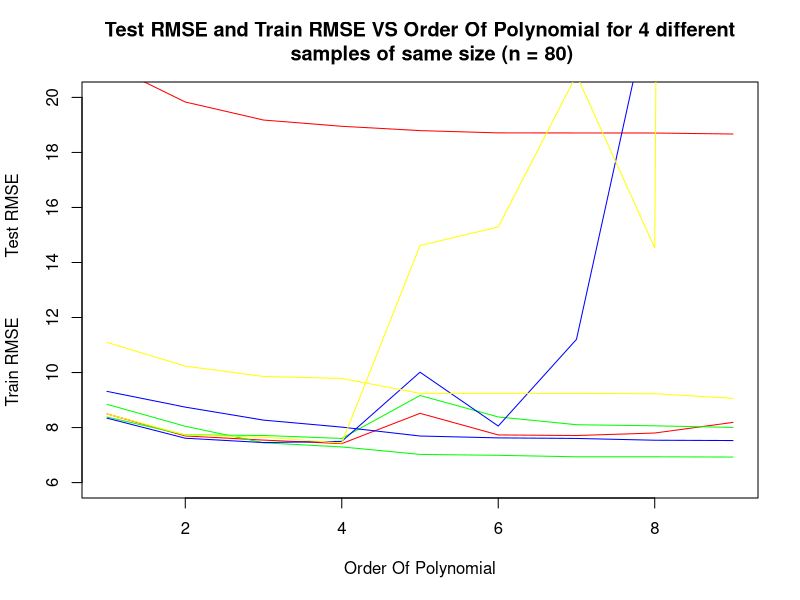

Write the R code that produced this figure.
#change the current working directory to the following directory
setwd(dir = "C:/Users/Karan/Documents/Praxis Material/Machine Learning/Polynomial regression assignment" )

fram = read.csv("RealEstateValuation.csv")

color = list("green", "blue", "yellow")

#creating training and test data
set.seed(1)
random_number_list = sample(1:nrow(fram))
k = 0.8 * nrow(fram)
train_set = fram[random_number_list[1:k], ]
m = as.integer(k) + 1
test_set  = fram[random_number_list[m:nrow(fram)], ]

set.seed(10)
train_list = sample(1:nrow(train_set), 80)
train_data = train_set[train_list,]

order_list = list(1,2,3,4,5,6,7,8,9)
test_error_list = list()
train_error_list = list()
#=============================================================================================
# FITTING A POLYNOMIAL REGRESSION OF ORDER 1
#=============================================================================================

m1 = lm(House.price.of.unit.area ~ Distance.to.the.nearest.MRT.station, train_set)

#TRAIN AND TEST ACCURACY
train_error = sum(m1$residuals^2)
train_rmse  = sqrt(train_error/80)
train_error_list = append(train_error_list, train_rmse)

pred_set    = predict(m1, newdata = test_set)
test_error  = sum((pred_set-test_set$House.price.of.unit.area)^2)
rmse        = sqrt(test_error/80)
test_error_list = append(test_error_list, rmse)


#=============================================================================================
# FITTING A POLYNOMIAL REGRESSION OF ORDER 2
#=============================================================================================

m2 = lm(House.price.of.unit.area ~ Distance.to.the.nearest.MRT.station
        + I(Distance.to.the.nearest.MRT.station^2), train_set)

#TRAIN AND TEST ACCURACY
train_error = sum(m2$residuals^2)
train_rmse  = sqrt(train_error/80)
train_error_list = append(train_error_list, train_rmse)

pred_set    = predict(m2, newdata = test_set)
test_error  = sum((pred_set-test_set$House.price.of.unit.area)^2)
rmse        = sqrt(test_error/80)
test_error_list = append(test_error_list, rmse)

#=============================================================================================
# FITTING A POLYNOMIAL REGRESSION OF ORDER 3
#=============================================================================================

m3 = lm(House.price.of.unit.area ~ Distance.to.the.nearest.MRT.station
        + I(Distance.to.the.nearest.MRT.station^2)
        + I(Distance.to.the.nearest.MRT.station^3), train_set)

#TRAIN AND TEST ACCURACY
train_error = sum(m3$residuals^2)
train_rmse  = sqrt(train_error/80)
train_error_list = append(train_error_list, train_rmse)

pred_set    = predict(m3, newdata = test_set)
test_error  = sum((pred_set-test_set$House.price.of.unit.area)^2)
rmse        = sqrt(test_error/80)
test_error_list = append(test_error_list, rmse)

#=============================================================================================
# FITTING A POLYNOMIAL REGRESSION OF ORDER 4
#=============================================================================================

m4 = lm(House.price.of.unit.area ~ Distance.to.the.nearest.MRT.station
        + I(Distance.to.the.nearest.MRT.station^2)
        + I(Distance.to.the.nearest.MRT.station^3)
        + I(Distance.to.the.nearest.MRT.station^4), train_set)

#TRAIN AND TEST ACCURACY
train_error = sum(m4$residuals^2)
train_rmse  = sqrt(train_error/80)
train_error_list = append(train_error_list, train_rmse)

pred_set    = predict(m4, newdata = test_set)
test_error  = sum((pred_set-test_set$House.price.of.unit.area)^2)
rmse        = sqrt(test_error/80)
test_error_list = append(test_error_list, rmse)

#=============================================================================================
# FITTING A POLYNOMIAL REGRESSION OF ORDER 5
#=============================================================================================

m5 = lm(House.price.of.unit.area ~ Distance.to.the.nearest.MRT.station
        + I(Distance.to.the.nearest.MRT.station^2)
        + I(Distance.to.the.nearest.MRT.station^3)
        + I(Distance.to.the.nearest.MRT.station^4)
        + I(Distance.to.the.nearest.MRT.station^5), train_set)

#TRAIN AND TEST ACCURACY
train_error = sum(m5$residuals^2)
train_rmse  = sqrt(train_error/80)
train_error_list = append(train_error_list, train_rmse)

pred_set    = predict(m5, newdata = test_set)
test_error  = sum((pred_set-test_set$House.price.of.unit.area)^2)
rmse        = sqrt(test_error/80)
test_error_list = append(test_error_list, rmse)

#=============================================================================================
# FITTING A POLYNOMIAL REGRESSION OF ORDER 6
#=============================================================================================

m6 = lm(House.price.of.unit.area ~ Distance.to.the.nearest.MRT.station
        + I(Distance.to.the.nearest.MRT.station^2)
        + I(Distance.to.the.nearest.MRT.station^3)
        + I(Distance.to.the.nearest.MRT.station^4)
        + I(Distance.to.the.nearest.MRT.station^5)
        + I(Distance.to.the.nearest.MRT.station^6), train_set)

#TRAIN AND TEST ACCURACY
train_error = sum(m6$residuals^2)
train_rmse  = sqrt(train_error/80)
train_error_list = append(train_error_list, train_rmse)

pred_set    = predict(m6, newdata = test_set)
test_error  = sum((pred_set-test_set$House.price.of.unit.area)^2)
rmse        = sqrt(test_error/80)
test_error_list = append(test_error_list, rmse)

#=============================================================================================
# FITTING A POLYNOMIAL REGRESSION OF ORDER 7
#=============================================================================================

m7 = lm(House.price.of.unit.area ~ Distance.to.the.nearest.MRT.station
        + I(Distance.to.the.nearest.MRT.station^2)
        + I(Distance.to.the.nearest.MRT.station^3)
        + I(Distance.to.the.nearest.MRT.station^4)
        + I(Distance.to.the.nearest.MRT.station^5)
        + I(Distance.to.the.nearest.MRT.station^6)
        + I(Distance.to.the.nearest.MRT.station^7), train_set)

#TRAIN AND TEST ACCURACY
train_error = sum(m7$residuals^2)
train_rmse  = sqrt(train_error/80)
train_error_list = append(train_error_list, train_rmse)

pred_set    = predict(m7, newdata = test_set)
test_error  = sum((pred_set-test_set$House.price.of.unit.area)^2)
rmse        = sqrt(test_error/80)
test_error_list = append(test_error_list, rmse)

#=============================================================================================
# FITTING A POLYNOMIAL REGRESSION OF ORDER 8
#=============================================================================================

m8 = lm(House.price.of.unit.area ~ Distance.to.the.nearest.MRT.station
        + I(Distance.to.the.nearest.MRT.station^2)
        + I(Distance.to.the.nearest.MRT.station^3)
        + I(Distance.to.the.nearest.MRT.station^4)
        + I(Distance.to.the.nearest.MRT.station^5)
        + I(Distance.to.the.nearest.MRT.station^6)
        + I(Distance.to.the.nearest.MRT.station^7)
        + I(Distance.to.the.nearest.MRT.station^8), train_set)

#TRAIN AND TEST ACCURACY
train_error = sum(m8$residuals^2)
train_rmse  = sqrt(train_error/80)
train_error_list = append(train_error_list, train_rmse)

pred_set    = predict(m8, newdata = test_set)
test_error  = sum((pred_set-test_set$House.price.of.unit.area)^2)
rmse        = sqrt(test_error/80)
test_error_list = append(test_error_list, rmse)

#=============================================================================================
# FITTING A POLYNOMIAL REGRESSION OF ORDER 9
#=============================================================================================

m9 = lm(House.price.of.unit.area ~ Distance.to.the.nearest.MRT.station
        + I(Distance.to.the.nearest.MRT.station^2)
        + I(Distance.to.the.nearest.MRT.station^3)
        + I(Distance.to.the.nearest.MRT.station^4)
        + I(Distance.to.the.nearest.MRT.station^5)
        + I(Distance.to.the.nearest.MRT.station^6)
        + I(Distance.to.the.nearest.MRT.station^7)
        + I(Distance.to.the.nearest.MRT.station^8)
        + I(Distance.to.the.nearest.MRT.station^9), train_set)

#TRAIN AND TEST ACCURACY
train_error = sum(m9$residuals^2)
train_rmse  = sqrt(train_error/80)
train_error_list = append(train_error_list, train_rmse)

pred_set    = predict(m9, newdata = test_set)
test_error  = sum((pred_set-test_set$House.price.of.unit.area)^2)
rmse        = sqrt(test_error/80)
test_error_list = append(test_error_list, rmse)

train_error_list
test_error_list

plot(order_list, train_error_list, pch = 19, cex = 0.5, 
     xlab = "Order Of Polynomial", ylab = "Train RMSE            Test RMSE",
     main = "Test RMSE and Train RMSE VS Order Of Polynomial for 4 different
     samples of same size (n = 80) ", type = "l", col = "red", ylim = c(6,20))
lines(order_list, test_error_list, col = 'red', type = 'l', pch = 19)

c = 1

seed = c(30, 40, 50)
for(i in seed){
  test_error_list = list()
  train_error_list = list()
  set.seed(i)
  train_list = sample(1:nrow(train_set), 80)
  train_data = train_set[train_list,]
  
  #=============================================================================================
  # FITTING A POLYNOMIAL REGRESSION OF ORDER 1
  #=============================================================================================
  
  m1 = lm(House.price.of.unit.area ~ Distance.to.the.nearest.MRT.station, train_data)
  
  #TRAIN AND TEST ACCURACY
  train_error = sum(m1$residuals^2)
  train_rmse  = sqrt(train_error/80)
  train_error_list = append(train_error_list, train_rmse)
  
  pred_set    = predict(m1, newdata = test_set)
  test_error  = sum((pred_set-test_set$House.price.of.unit.area)^2)
  rmse        = sqrt(test_error/80)
  test_error_list = append(test_error_list, rmse)
  
  #=============================================================================================
  # FITTING A POLYNOMIAL REGRESSION OF ORDER 2
  #=============================================================================================
  
  m2 = lm(House.price.of.unit.area ~ Distance.to.the.nearest.MRT.station
          + I(Distance.to.the.nearest.MRT.station^2), train_data)
  
  #TRAIN AND TEST ACCURACY
  train_error = sum(m2$residuals^2)
  train_rmse  = sqrt(train_error/80)
  train_error_list = append(train_error_list, train_rmse)
  
  pred_set    = predict(m2, newdata = test_set)
  test_error  = sum((pred_set-test_set$House.price.of.unit.area)^2)
  rmse        = sqrt(test_error/80)
  test_error_list = append(test_error_list, rmse)
  
  #=============================================================================================
  # FITTING A POLYNOMIAL REGRESSION OF ORDER 3
  #=============================================================================================
  
  m3 = lm(House.price.of.unit.area ~ Distance.to.the.nearest.MRT.station
          + I(Distance.to.the.nearest.MRT.station^2)
          + I(Distance.to.the.nearest.MRT.station^3), train_data)
  
  #TRAIN AND TEST ACCURACY
  train_error = sum(m3$residuals^2)
  train_rmse  = sqrt(train_error/80)
  train_error_list = append(train_error_list, train_rmse)
  
  pred_set    = predict(m3, newdata = test_set)
  test_error  = sum((pred_set-test_set$House.price.of.unit.area)^2)
  rmse        = sqrt(test_error/80)
  test_error_list = append(test_error_list, rmse)
  
  #=============================================================================================
  # FITTING A POLYNOMIAL REGRESSION OF ORDER 4
  #=============================================================================================
  
  m4 = lm(House.price.of.unit.area ~ Distance.to.the.nearest.MRT.station
          + I(Distance.to.the.nearest.MRT.station^2)
          + I(Distance.to.the.nearest.MRT.station^3)
          + I(Distance.to.the.nearest.MRT.station^4), train_data)
  
  #TRAIN AND TEST ACCURACY
  train_error = sum(m4$residuals^2)
  train_rmse  = sqrt(train_error/80)
  train_error_list = append(train_error_list, train_rmse)
  
  pred_set    = predict(m4, newdata = test_set)
  test_error  = sum((pred_set-test_set$House.price.of.unit.area)^2)
  rmse        = sqrt(test_error/80)
  test_error_list = append(test_error_list, rmse)
  
  #=============================================================================================
  # FITTING A POLYNOMIAL REGRESSION OF ORDER 5
  #=============================================================================================
  
  m5 = lm(House.price.of.unit.area ~ Distance.to.the.nearest.MRT.station
          + I(Distance.to.the.nearest.MRT.station^2)
          + I(Distance.to.the.nearest.MRT.station^3)
          + I(Distance.to.the.nearest.MRT.station^4)
          + I(Distance.to.the.nearest.MRT.station^5), train_data)
  
  #TRAIN AND TEST ACCURACY
  train_error = sum(m5$residuals^2)
  train_rmse  = sqrt(train_error/80)
  train_error_list = append(train_error_list, train_rmse)
  
  pred_set    = predict(m5, newdata = test_set)
  test_error  = sum((pred_set-test_set$House.price.of.unit.area)^2)
  rmse        = sqrt(test_error/80)
  test_error_list = append(test_error_list, rmse)
  
  #=============================================================================================
  # FITTING A POLYNOMIAL REGRESSION OF ORDER 6
  #=============================================================================================
  
  m6 = lm(House.price.of.unit.area ~ Distance.to.the.nearest.MRT.station
          + I(Distance.to.the.nearest.MRT.station^2)
          + I(Distance.to.the.nearest.MRT.station^3)
          + I(Distance.to.the.nearest.MRT.station^4)
          + I(Distance.to.the.nearest.MRT.station^5)
          + I(Distance.to.the.nearest.MRT.station^6), train_data)
  
  #TRAIN AND TEST ACCURACY
  train_error = sum(m6$residuals^2)
  train_rmse  = sqrt(train_error/80)
  train_error_list = append(train_error_list, train_rmse)
  
  pred_set    = predict(m6, newdata = test_set)
  test_error  = sum((pred_set-test_set$House.price.of.unit.area)^2)
  rmse        = sqrt(test_error/80)
  test_error_list = append(test_error_list, rmse)
  
  
  #=============================================================================================
  # FITTING A POLYNOMIAL REGRESSION OF ORDER 7
  #=============================================================================================
  
  m7 = lm(House.price.of.unit.area ~ Distance.to.the.nearest.MRT.station
          + I(Distance.to.the.nearest.MRT.station^2)
          + I(Distance.to.the.nearest.MRT.station^3)
          + I(Distance.to.the.nearest.MRT.station^4)
          + I(Distance.to.the.nearest.MRT.station^5)
          + I(Distance.to.the.nearest.MRT.station^6)
          + I(Distance.to.the.nearest.MRT.station^7), train_data)
  
  #TRAIN AND TEST ACCURACY
  train_error = sum(m7$residuals^2)
  train_rmse  = sqrt(train_error/80)
  train_error_list = append(train_error_list, train_rmse)
  
  pred_set    = predict(m7, newdata = test_set)
  test_error  = sum((pred_set-test_set$House.price.of.unit.area)^2)
  rmse        = sqrt(test_error/80)
  test_error_list = append(test_error_list, rmse)
  
  #=============================================================================================
  # FITTING A POLYNOMIAL REGRESSION OF ORDER 8
  #=============================================================================================
  
  m8 = lm(House.price.of.unit.area ~ Distance.to.the.nearest.MRT.station
          + I(Distance.to.the.nearest.MRT.station^2)
          + I(Distance.to.the.nearest.MRT.station^3)
          + I(Distance.to.the.nearest.MRT.station^4)
          + I(Distance.to.the.nearest.MRT.station^5)
          + I(Distance.to.the.nearest.MRT.station^6)
          + I(Distance.to.the.nearest.MRT.station^7)
          + I(Distance.to.the.nearest.MRT.station^8), train_data)
  
  #TRAIN AND TEST ACCURACY
  train_error = sum(m8$residuals^2)
  train_rmse  = sqrt(train_error/80)
  train_error_list = append(train_error_list, train_rmse)
  
  pred_set    = predict(m8, newdata = test_set)
  test_error  = sum((pred_set-test_set$House.price.of.unit.area)^2)
  rmse        = sqrt(test_error/80)
  test_error_list = append(test_error_list, rmse)
  
  #=============================================================================================
  # FITTING A POLYNOMIAL REGRESSION OF ORDER 9
  #=============================================================================================
  
  m9 = lm(House.price.of.unit.area ~ Distance.to.the.nearest.MRT.station
          + I(Distance.to.the.nearest.MRT.station^2)
          + I(Distance.to.the.nearest.MRT.station^3)
          + I(Distance.to.the.nearest.MRT.station^4)
          + I(Distance.to.the.nearest.MRT.station^5)
          + I(Distance.to.the.nearest.MRT.station^6)
          + I(Distance.to.the.nearest.MRT.station^7)
          + I(Distance.to.the.nearest.MRT.station^8)
          + I(Distance.to.the.nearest.MRT.station^9), train_data)
  
  #TRAIN AND TEST ACCURACY
  train_error = sum(m9$residuals^2)
  train_rmse  = sqrt(train_error/80)
  train_error_list = append(train_error_list, train_rmse)
  
  pred_set    = predict(m9, newdata = test_set)
  test_error  = sum((pred_set-test_set$House.price.of.unit.area)^2)
  rmse        = sqrt(test_error/80)
  test_error_list = append(test_error_list, rmse)
  
  lines(order_list,train_error_list, col = as.character(color[c]), type='l',pch = 19)
  lines(order_list,test_error_list, col = as.character(color[c]), type='l',pch = 19)
  c = c + 1
}